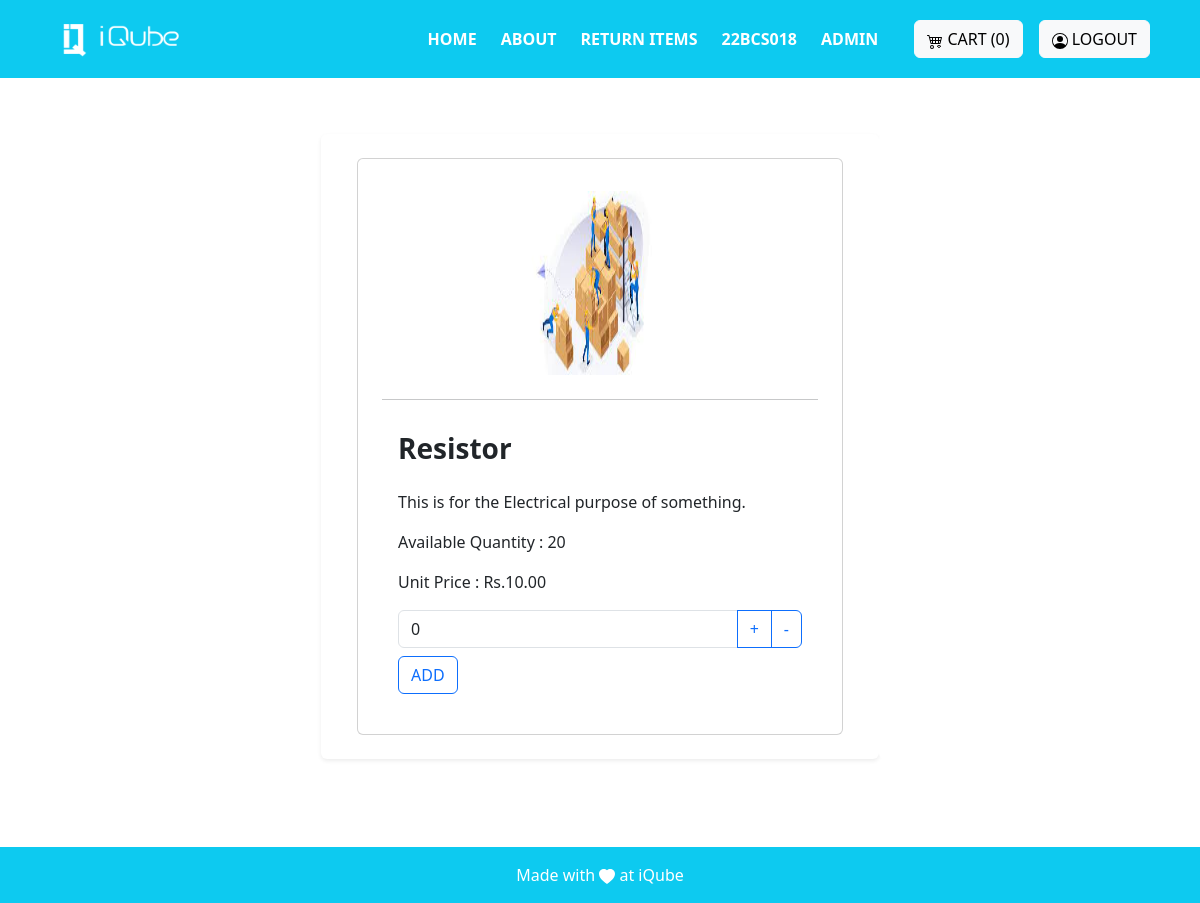
Page /product_description/28/ (signed in) on the committed database.
### invention/models.py (models this page shows, shortened)
class Product(models.Model):
    name=models.CharField(max_length=255)
    decription=models.CharField(max_length=100)
    actual_count=models.PositiveIntegerField()
    available_count=models.PositiveIntegerField()
    dummy_count = models.PositiveIntegerField(default = 0)
    category= models.ForeignKey('Category', on_delete=models.CASCADE)
    sub_category = models.ForeignKey('SubCategory', on_delete = models.CASCADE)
    created_at = models.DateTimeField(auto_now=True)
    image = models.ImageField(upload_to='images', blank=True)
    actual_price = models.DecimalField(max_digits = 10,decimal_places = 5)
    available_price = models.DecimalField(max_digits = 10,decimal_places = 5)
    unit_price = models.DecimalField(max_digits = 10,decimal_places = 2)
    is_active = models.BooleanField(default = True)
    created_by = models.ForeignKey(User, on_delete=models.CASCADE)

### invention/views.py (the view)
# urls.py: path('product_description/<int:pk>/', views.product_description, name="Product_description"),
@login_required(login_url='login')
def product_description(request, pk):
    try:
        item = Product.objects.get(pk =pk)
        cart=Cart.objects.filter(created_by=request.user)
        count = cart.count()
        name = request.user.username
        user = name[-8:]
        admin_group = request.user.groups.filter(name = "admin").exists()
        super_admin_group = request.user.groups.filter(name = 'superadmin').exists()
        return render(request, 'core/product_description.html', {'item':item, 'count':count,'admin_group': admin_group, 'super_admin_group':super_admin_group,'name':user})
    except ObjectDoesNotExist:
         return render(request, 'core/product_description.html', {'detail': 'There is No Product here!..'})

### invention/templates/core/product_description.html (shortened to what this page needs)
{% extends 'base.html' %}
{% load static %}
{% block base %}
<div class="container justify-content-around mt-3 p-4">
    <div class="row">
      <div class="col-3 bg-white rounded d-none d-md-block">
          <div class="card p-2 border-white">
             <div class="card-subtitle p-2">
                <div class="card-text p-2">
                </div>
             </div>
          </div>
      </div>
      <div class="col-6 bg-white rounded shadow-sm border-black">
        <div class="card p-4 m-4">
        {% if item.image %}
        <div class="row justify-content-center">
          <img src="{{item.image.url}}" class="card-img-top p-2 " alt="Product Image" style="width: 200px; height: 200px;">
        </div>
        {% else %}
        <div class="row justify-content-center">
          <img src="{% static 'images/inven.jpg' %}" class="card-img-top p-2 " alt="Product Image" style="width: 200px; height: 200px;">
        </div>
        {% endif %}
        <hr>
          <div class="card-body">
            <h5 class="card-title fs-3 fw-semibold">{{item.name}}</h5>
            <p class="card-text mt-4  fw-sm">{{item.decription}}</p>
            <p class="card-text  fw-sm">Available Quantity : {{item.available_count}}</p>
            <p class="card-text  fw-sm">Unit Price : Rs.{{item.unit_price}}</p>
               <form action="{% url 'add_to_cart' item.id %}" method="post" class="mt-3" onsubmit="return validateForm(this, {{ item.available_count }})">
                <div class="input-group">
                  <input type="number" class="form-control" min="0" value="0" name="count">
                  <button class="btn btn-outline-primary" type="button" onclick="increment(this)">+</button>
                  <button class="btn btn-outline-primary" type="button" onclick="decrement(this)">-</button>
                </div>
                <button class="btn btn-outline-primary mt-2" type="submit">ADD</button>
              </form>
          </div>
        </div>
      </div>
      <div class="col-3 bg-white rounded d-none d-lg-block">
        <div class="card p-2 border-white">
          <div class="card-subtitle p-2">
             <div class="card-text p-2">
             </div>
          </div>
       </div>
      </div>
    </div>
    <div class="text-white mt-5 mb-5">
    </div>
</div>
{% endblock %}

### invention/templates/base.html (shortened to what this page needs)
{% load static %}
<!DOCTYPE html>
<html lang="en">
<head>
    <link href="https://cdn.jsdelivr.net/npm/bootstrap@5.3.2/dist/css/bootstrap.min.css" rel="stylesheet"
>
        <link rel="stylesheet" href="https://cdn.jsdelivr.net/npm/bootstrap@5.3.0/dist/css/bootstrap.min.css">
    <link rel="stylesheet" href="https://cdn.datatables.net/1.11.10/css/dataTables.bootstrap5.min.css">
    <link rel="stylesheet" href="https://cdnjs.cloudflare.com/ajax/libs/twitter-bootstrap/5.3.0/css/bootstrap.min.css">
     <link rel="stylesheet" href="https://cdn.datatables.net/2.0.2/css/dataTables.bootstrap4.css">
</head>
<body>
    <nav class="sticky-top navbar navbar-expand-lg navbar-dark bg-info  p-3" >
    <div class="container">
            <a class="navbar-brand" href="#">
                <img src="{% static 'images/logo-white.png' %}" alt="Logo" height="36" width="150">
            </a>
            <div class="collapse navbar-collapse justify-content-end" id="navbarNav">
                <ul class="navbar-nav mx-3">
                    <li class="nav-item mx-1">
                        <a class="nav-link active text-white fw-semibold" href="{% url 'Home'%}">HOME</a>
                    </li>
                    <li class="nav-item mx-1">
                        <a class="nav-link active text-white fw-semibold" href="{% url 'About' %}">ABOUT</a>
                    </li>
                    <li class="nav-item mx-1">
                        <a href="/return_form" class="nav-link active text-white fw-semibold">RETURN ITEMS</a>
                    </li>
                    <li class="nav-item mx-1">
                        <a href="{% url 'Home' %}" class="nav-link active text-white fw-semibold">{{name}}</a>
                    </li>
                    {% if  admin_group %}
                           <li class="nav-item mx-1"> <a class="nav-link active text-white fw-semibold" href="{% url 'admin_views' %}">ADMIN</a> </li>
                    {% elif super_admin_group %}
                            <li class="nav-item mx-1"><a class="nav-link active text-whtie fw-semibold" href="{% url 'admin_views' %}">ADMIN</a> </li>
                    {% endif %}
                </ul>
            </div>
            <div class="mt-3 mt-lg-0 mx-2">
                <a class="btn btn-light" href="{% url 'view_cart' %}">
                    CART ({{count}})
                </a>
            </div>
            {% if not user.is_authenticated %}
            <div class="mt-3 mt-lg-0 mx-2">
                <a class="btn btn-light" href="{% url 'social:begin' 'azuread-tenant-oauth2' %}">
                    <svg xmlns="http://www.w3.org/2000/svg" width="16" height="16" fill="currentColor" class="bi bi-person-circle" viewBox="0 0 16 16">
                    <path d="M11 6a3 3 0 1 1-6 0 3 3 0 0 1 6 0"/>
                        <path fill-rule="evenodd" d="M0 8a8 8 0 1 1 16 0A8 8 0 0 1 0 8m8-7a7 7 0 0 0-5.468 11.37C3.242 11.226 4.805 10 8 10s4.757 1.225 5.468 2.37A7 7 0 0 0 8 1"/>
                    </svg>
                    LOGIN
                </a>
            </div>
            {% else %}
            <div class="mt-3 mt-lg-0 mx-2">
                <a class="btn btn-light" href="{% url 'logout' %}">
                    LOGOUT
                </a>
            </div>
            {% endif %}
        </div>
    </nav>
    <main>
        <div>
            {% block base %}{% endblock %}
        </div>
    </main>
    <footer class="bg-light text-center text-lg-start fixed-bottom">
        <div class="text-center p-2 bg-info p-3" style=" color: white;">
            <div>Made with
                <svg xmlns="http://www.w3.org/2000/svg" width="16" height="16" fill="currentColor"
                    class="bi bi-heart-fill" viewBox="0 0 16 16">
                    <path fill-rule="evenodd"
                        d="M8 1.314C12.438-3.248 23.534 4.735 8 15-7.534 4.736 3.562-3.248 8 1.314z" />
                </svg>
               at iQube
            </div>
        </div>
    </footer>
</body>
</html>
{% load sweetify %}

### invention/templates/base.html (style rules this page uses)
html { scroll-behavior:smooth; }

### rows in the picture
Product: name "Resistor", decription "This is for the Electrical purpose of something.", available_count "20", unit_price "10.00"

### other values in the picture
{{ name }} "22BCS018"
{{ count }} "0"
